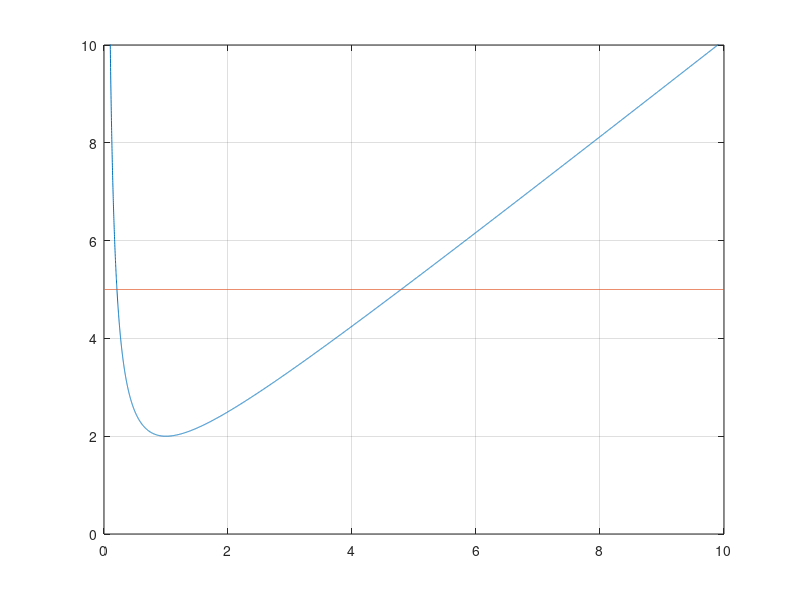

Recreate this plot in MATLAB.
clc % Problem #1
% Graph
x = (0.01:0.001:10)';
y1 = x + 1 ./ x;
y2 = 5 + (0 .* x);
plot(x,[y1,y2])
ylim([0,10])
grid
% Find & print solution
function [e] = Prob1(x)
y = x + 1/x;
e = y - 5;
end
x3 = 2;
for i=1:10
    x1 = x3;
    y1 = Prob1(x1);
    x2 = x1 + 0.001;
    y2 = Prob1(x2);
    x3 = x1 - (x2-x1)/(y2-y1) * y1;
    if y1 == 0
        %disp([i, x1, y1]);
        disp(x1)
        break
    end
end